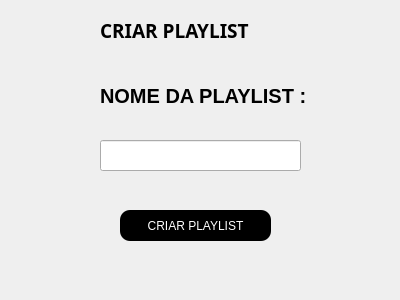
<?xml version="1.0" encoding="UTF-8"?>
<ui version="4.0">
 <class>criarPlay</class>
 <widget class="QDialog" name="criarPlay">
  <property name="geometry">
   <rect>
    <x>0</x>
    <y>0</y>
    <width>400</width>
    <height>300</height>
   </rect>
  </property>
  <property name="windowTitle">
   <string>Dialog</string>
  </property>
  <widget class="QLabel" name="rotuloMenuInicial">
   <property name="geometry">
    <rect>
     <x>100</x>
     <y>10</y>
     <width>191</width>
     <height>41</height>
    </rect>
   </property>
   <property name="font">
    <font>
     <family>Rockwell Extra Bold</family>
     <pointsize>14</pointsize>
     <bold>true</bold>
    </font>
   </property>
   <property name="styleSheet">
    <string notr="true">Color rgb(255, 255, 255)</string>
   </property>
   <property name="text">
    <string>CRIAR PLAYLIST</string>
   </property>
  </widget>
  <widget class="QLabel" name="label">
   <property name="geometry">
    <rect>
     <x>100</x>
     <y>80</y>
     <width>221</width>
     <height>31</height>
    </rect>
   </property>
   <property name="font">
    <font>
     <pointsize>15</pointsize>
     <bold>true</bold>
    </font>
   </property>
   <property name="text">
    <string>NOME DA PLAYLIST :</string>
   </property>
  </widget>
  <widget class="QLineEdit" name="lineEdit">
   <property name="geometry">
    <rect>
     <x>100</x>
     <y>140</y>
     <width>201</width>
     <height>31</height>
    </rect>
   </property>
  </widget>
  <widget class="QPushButton" name="button_escutarPlay">
   <property name="geometry">
    <rect>
     <x>120</x>
     <y>210</y>
     <width>151</width>
     <height>31</height>
    </rect>
   </property>
   <property name="styleSheet">
    <string notr="true">color: white;
background-color: rgb(0, 0, 0);
border-radius: 10px;

</string>
   </property>
   <property name="text">
    <string>CRIAR PLAYLIST</string>
   </property>
  </widget>
 </widget>
 <resources/>
 <connections/>
</ui>
